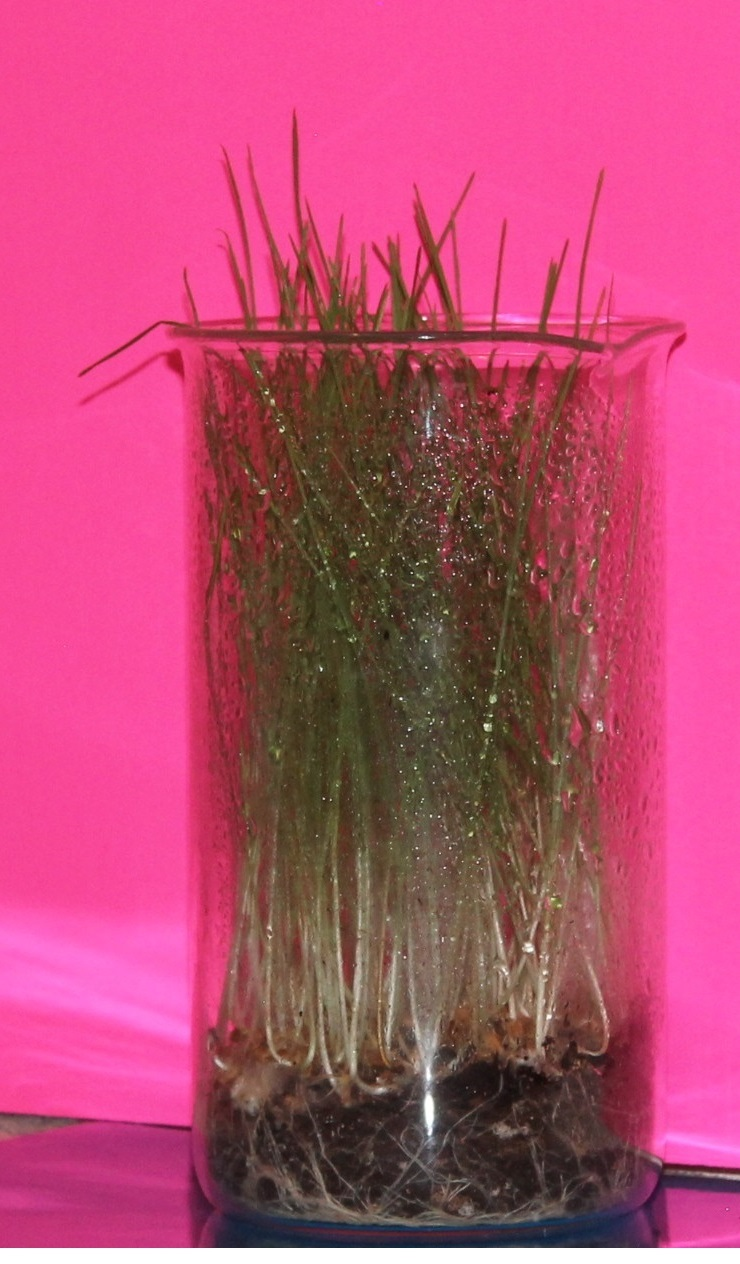
#> input picture IMG_0010.jpg, 740 x 1264 px; the run also reads 1 picture not shown here
$ python main.py
#> lines starting #> are read from the running program, lines starting #| are printed output that depends on the picture; after the words box and inside, x2 and y2 are one past the last pixel; in counts of white or black regions, pixels touching at a corner belong together
# main.py - Enhanced Wheatgrass Analysis with Accurate Soil Detection
import cv2
import numpy as np
import matplotlib.pyplot as plt
import os
import time
import tkinter as tk
from tkinter import filedialog, messagebox
from scipy.signal import savgol_filter
import warnings
warnings.filterwarnings('ignore')


def select_image_file():
    """
    Open file dialog to select image
    """
    root = tk.Tk()
    root.withdraw()

    file_types = [
        ("Image files", "*.jpg *.jpeg *.png *.bmp *.tiff *.tif"),
        ("All files", "*.*")
    ]

    file_path = filedialog.askopenfilename(
        title="Select Wheatgrass Image",
        filetypes=file_types
    )
#> the answer given: IMG_0010.jpg

    root.destroy()
    return file_path

def load_wheat_image(image_path):
    """Load and preprocess image"""
#> called with image_path = 'IMG_0010.jpg'
    if not os.path.exists(image_path):
        raise FileNotFoundError(f"Image file not found: {image_path}")

    image = cv2.imread(image_path)
#> image is the input picture: shape (1264, 740, 3); mean B, G, R 114, 74.2, 185.6
    if image is None:
        raise ValueError(f"Could not load image from {image_path}")

    image = cv2.cvtColor(image, cv2.COLOR_BGR2RGB)
    print(f"✅ Image loaded successfully: {image.shape}")
#| ✅ Image loaded successfully: (1264, 740, 3)
    return image

# [83 lines left out: function manual_select_beaker_region, not called in this run]

def manual_select_soil_line(image, beaker_region):
    """
    Allow user to manually select soil line
    """
    print("\n🎯 MANUAL SOIL LINE SELECTION")
    print("Click on the soil line (where soil ends and plants begin)")

    x_start, x_end, y_start, y_end = beaker_region
    h, w = image.shape[:2]

    fig, ax = plt.subplots(figsize=(12, 8))
    ax.imshow(image)

    # Draw beaker rectangle
    rect = plt.Rectangle((x_start, y_start), x_end-x_start, y_end-y_start,
                        fill=False, edgecolor='yellow', linewidth=2, label='Beaker')
    ax.add_patch(rect)

    ax.set_title('Manual Soil Line Selection\nClick on the soil line (where soil ends and plants begin)\nPress ENTER when done',
                 fontsize=14, fontweight='bold')

    soil_line_y = None
    click_points = []

    # [26 lines left out: functions on_click, on_key, not called in this run]

    fig.canvas.mpl_connect('button_press_event', on_click)
    fig.canvas.mpl_connect('key_press_event', on_key)

    plt.show()

    if soil_line_y is None:
        print("⚠️ No soil line selected, using default")
        beaker_height = y_end - y_start
        soil_line_y = y_end - int(beaker_height * 0.20)  # Default to 20% from bottom
    elif len(click_points) > 1:
        # Use average y if multiple points clicked
        soil_line_y = int(np.mean([p[1] for p in click_points]))

    # Validate soil line position
    soil_line_y = max(y_start, min(soil_line_y, y_end))

    print(f"✅ Manual soil line selected: y={soil_line_y}")
    print(f"   Distance from beaker bottom: {y_end - soil_line_y} px")

    # Calculate pixel ratio (actual beaker height: 18.034 cm)
    beaker_height = y_end - y_start
    pixel_to_cm_ratio = 18.034 / beaker_height

    return soil_line_y, pixel_to_cm_ratio

def detect_beaker_robust(image, use_manual=False):
    """
    Robust beaker detection focusing on finding complete beaker
    """
#> called with use_manual = False
    if use_manual:
        return manual_select_beaker_region(image)

    print("\n🔍 AUTOMATIC BEAKER DETECTION")
    h, w = image.shape[:2]

    # Strategy: Find dark soil at bottom first, then work upward
    gray = cv2.cvtColor(image, cv2.COLOR_RGB2GRAY)
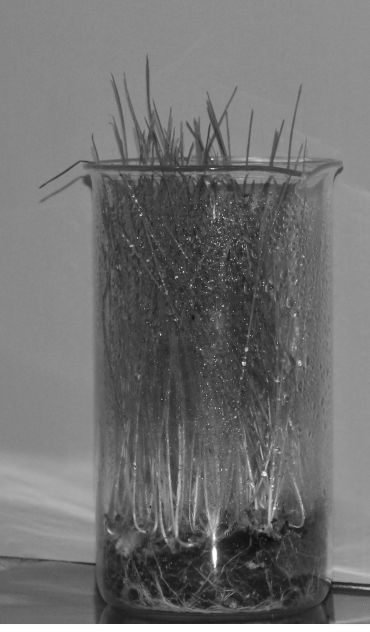
#> gray: shape (1264, 740) (shown at 1/2 size); min 11, max 255, mean 112.1

    # Enhance contrast
    clahe = cv2.createCLAHE(clipLimit=2.0, tileGridSize=(8,8))
    gray_enhanced = clahe.apply(gray)
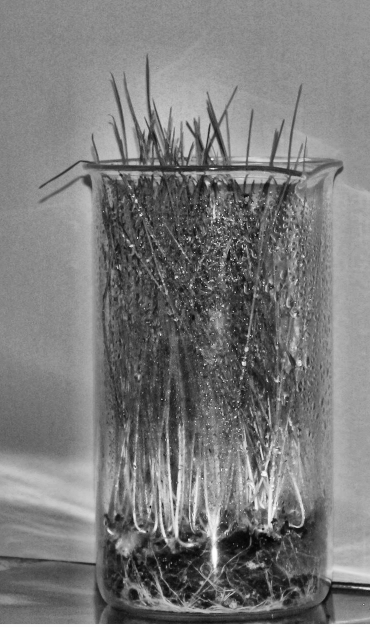
#> gray_enhanced: shape (1264, 740) (shown at 1/2 size); min 3, max 255, mean 123.7

    # Look for dark soil at bottom
    # Soil occupies bottom 20-40% of beaker
    bottom_region_height = int(h * 0.4)
    bottom_region = image[h-bottom_region_height:, :]
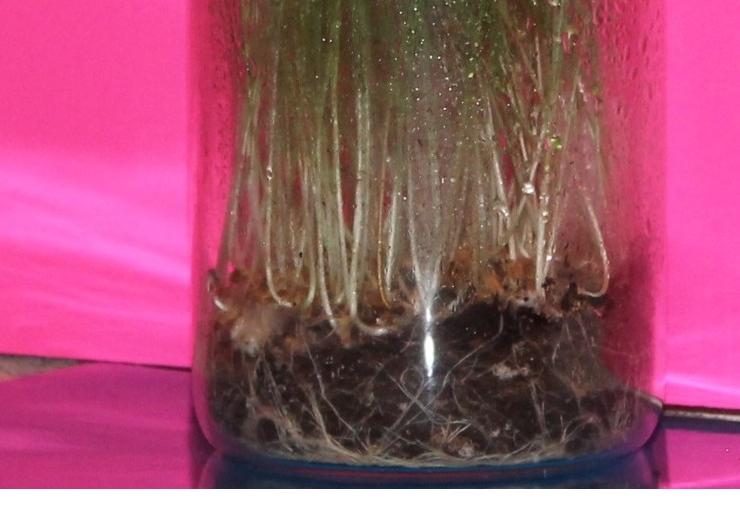
#> bottom_region: shape (505, 740, 3); mean R, G, B 160.2, 79.4, 107.4

    # Convert to HSV for soil detection
    hsv_bottom = cv2.cvtColor(bottom_region, cv2.COLOR_RGB2HSV)
#> hsv_bottom: shape (505, 740, 3); mean H, S, V 92.6, 128.1, 160.9

    # Dark brown soil colors (as per your values)
    lower_soil1 = np.array([0, 40, 20])     # Dark brown
    upper_soil1 = np.array([30, 150, 100])

    lower_soil2 = np.array([0, 50, 10])     # Very dark brown
    upper_soil2 = np.array([180, 150, 70])

    soil_mask1 = cv2.inRange(hsv_bottom, lower_soil1, upper_soil1)
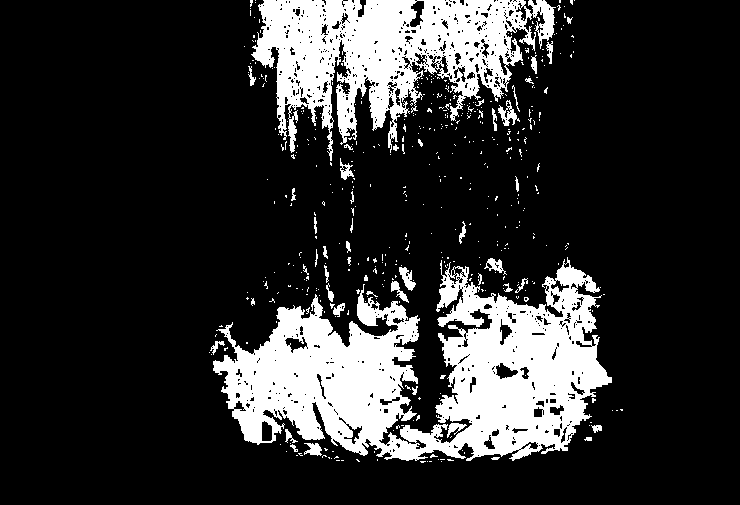
#> soil_mask1: shape (505, 740); 18.6% white; 470 white regions (423 under 20 px), largest, box (x1, y1, x2, y2) and area: (213, 257, 612, 461) 41998, (251, 0, 556, 161) 23596, (498, 100, 520, 126) 224
    soil_mask2 = cv2.inRange(hsv_bottom, lower_soil2, upper_soil2)
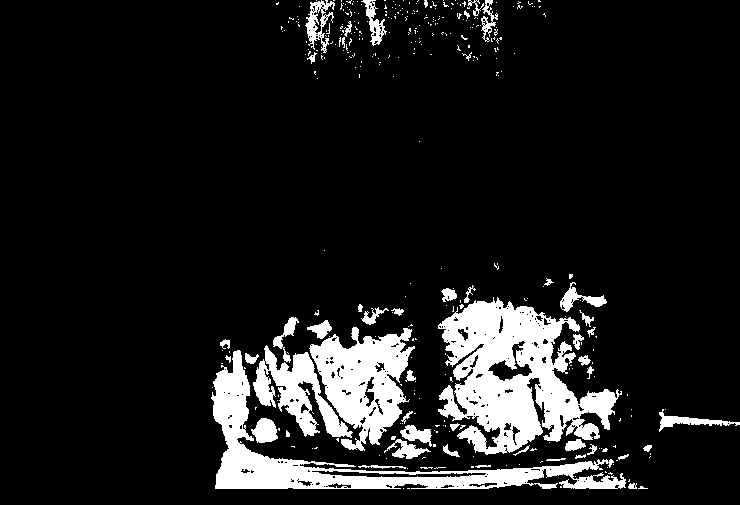
#> soil_mask2: shape (505, 740); 11.5% white; 353 white regions (303 under 20 px), largest, box (x1, y1, x2, y2) and area: (438, 297, 622, 455) 15132, (211, 350, 626, 489) 10216, (309, 327, 415, 451) 6918
    soil_mask = cv2.bitwise_or(soil_mask1, soil_mask2)
#> soil_mask: shape (505, 740); 22.2% white; 501 white regions (448 under 20 px), largest, box (x1, y1, x2, y2) and area: (210, 257, 626, 489) 54460, (251, 0, 556, 161) 23630, (659, 409, 740, 432) 525

    # Clean soil mask
    kernel = np.ones((15, 15), np.uint8)
    soil_mask = cv2.morphologyEx(soil_mask, cv2.MORPH_CLOSE, kernel)
#> soil_mask: shape (505, 740); 31.9% white; 31 white regions (20 under 20 px), largest, box (x1, y1, x2, y2) and area: (209, 212, 648, 489) 77427, (244, 0, 575, 233) 40465, (659, 409, 740, 432) 614
    soil_mask = cv2.morphologyEx(soil_mask, cv2.MORPH_OPEN, np.ones((5, 5), np.uint8))
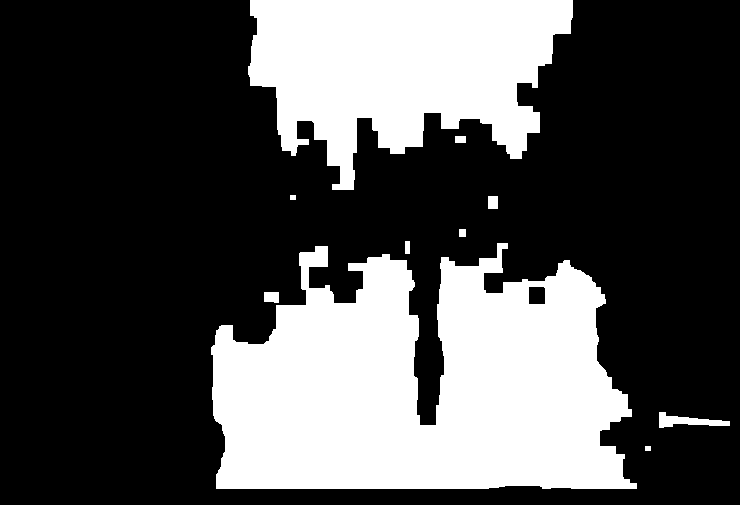
#> soil_mask: shape (505, 740); 31.5% white; 10 white regions

    # Find soil region contours
    contours, _ = cv2.findContours(soil_mask, cv2.RETR_EXTERNAL, cv2.CHAIN_APPROX_SIMPLE)
#> contours = 10 contours; largest, box (x1, y1, x2, y2) and area: (211, 243, 637, 489) 75808, (248, 0, 573, 190) 39353, (659, 412, 730, 428) 469, (264, 292, 279, 303) 130, (488, 196, 498, 209) 108

    if contours:
        # Find largest soil region
        contours = sorted(contours, key=cv2.contourArea, reverse=True)
        soil_contour = contours[0]
#> soil_contour = contour of 356 points, box (x1, y1, x2, y2) (211, 243, 637, 489), area 75808
#> (the rest of the program and of its run is left out)
